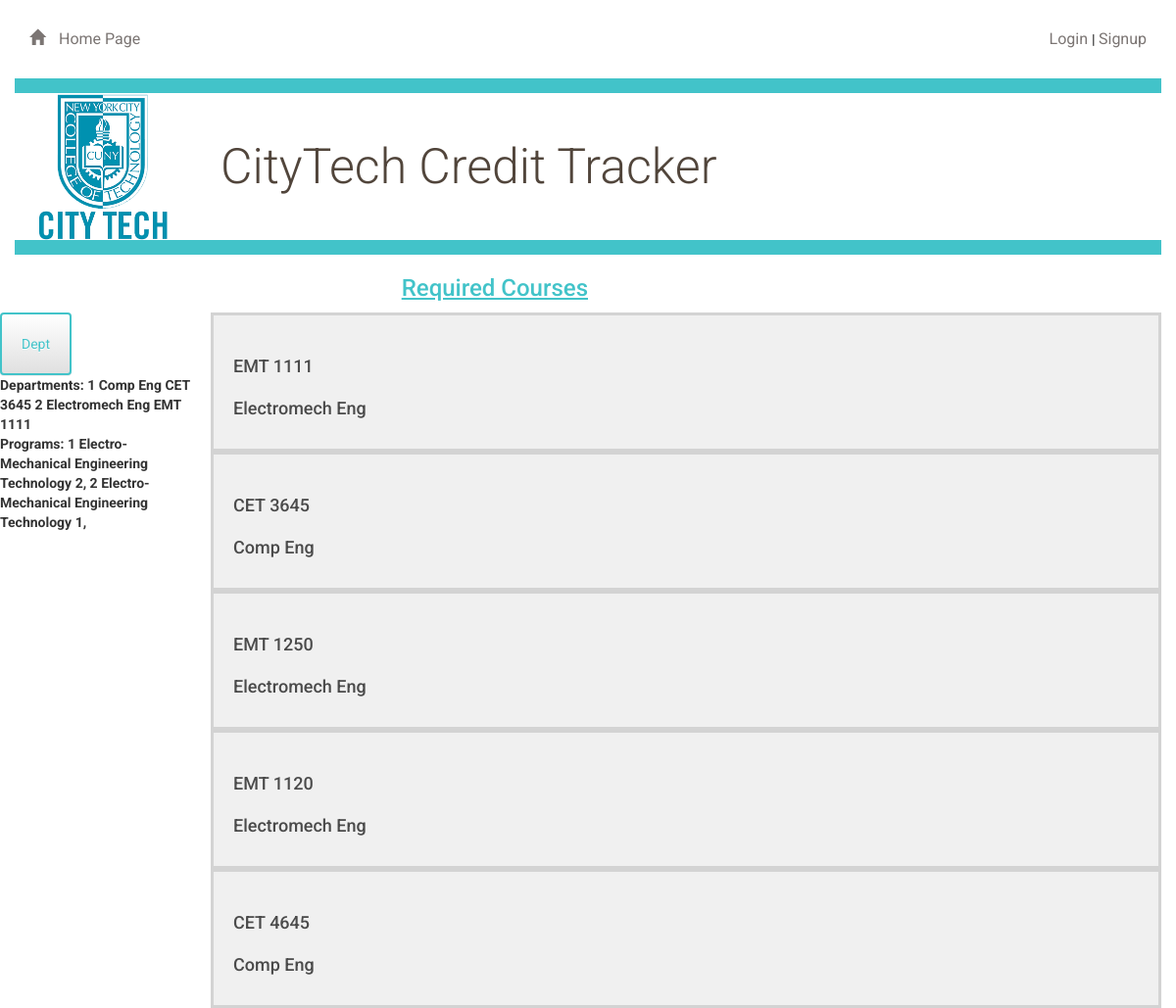
Page /dashboard/ on the earlier database version.
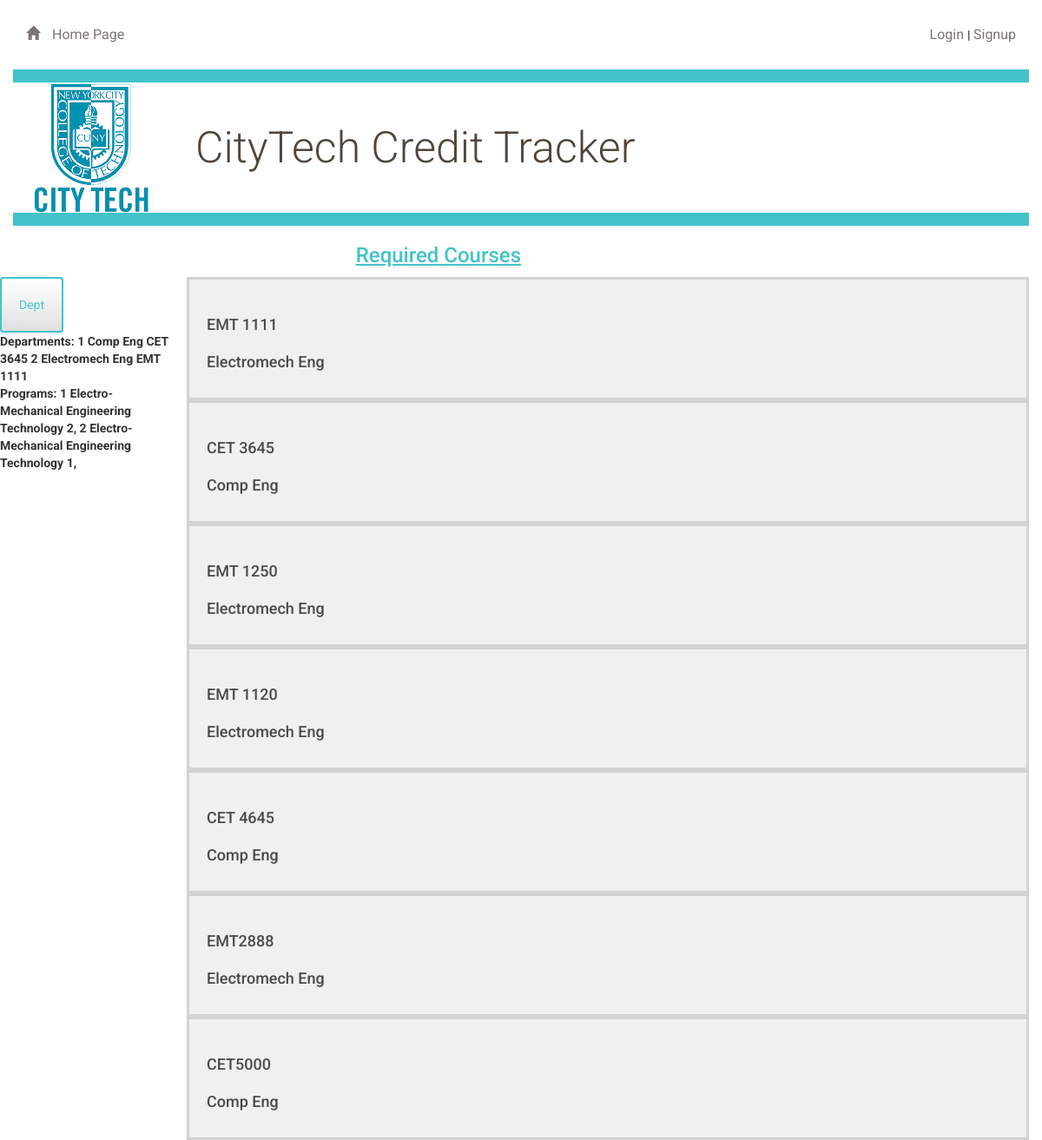
Same page on the later database version.
### app/models.py (models this page shows, shortened)
class Departments(UserMixin, db.Model):
    id = db.Column(db.Integer, primary_key=True)
    code = db.Column(db.String(8), nullable=False)
    name = db.Column(db.String(50), nullable=False)
    progs = db.relationship('Programs', backref='dept')
    course_depts = db.relationship('Courses', backref='dept')

class Courses(db.Model):
    id = db.Column(db.Integer, primary_key=True)
    parent_id = db.Column(db.Integer, db.ForeignKey('courses.id'))
    name = db.Column(db.String(50), nullable=False)
    code = db.Column(db.String(8), nullable=False)
    credits = db.Column(db.Integer, nullable=False)
    dept_id = db.Column(db.Integer, db.ForeignKey('departments.id'))
    progs_id = db.Column(db.Integer, db.ForeignKey('programs.id'))
    prereqs = db.relationship(
        'Courses', secondary=prereq,
        primaryjoin=(prereq.c.course_id == id),
        secondaryjoin=(prereq.c.prereq_id == id),
        backref=db.backref('prereq', lazy='dynamic'), lazy='dynamic')
    coreqs = db.relationship(
        'Courses', secondary=coreq,
        primaryjoin=(coreq.c.course_id == id),
        secondaryjoin=(coreq.c.coreq_id == id),
        backref=db.backref('coreq', lazy='dynamic'), lazy='dynamic')
    children = db.relationship("Courses",
                backref=db.backref('parent', remote_side=[id])
            )

class Programs(db.Model):
    id = db.Column(db.Integer, primary_key=True)
    code = db.Column(db.String(8), nullable=False)
    name = db.Column(db.String(50), nullable=False)
    degree = db.Column(db.String(50), nullable=False)
    dept_id = db.Column(db.Integer, db.ForeignKey('departments.id'))
    courses = db.relationship('Courses', backref='programs', lazy='dynamic')

### app/routes.py (the view)
@app.route('/')
@app.route('/dashboard/')
def creditDashboard():
    depts = Departments.query.all()
    progs = Courses.query.all()
    pros = Programs.query.all()
    return render_template('dashboard.html', depts = depts, courses = progs, pros = pros)

### app/templates/dashboard.html (shortened to what this page needs)
{% extends "base.html" %}
{% block content %}
{% include "header.html" %}
		<section> <h2>Required Courses</h2></section>
	</div>
<div>
		<div class="col-md-2 padding-none">
				<a href="{{ url_for('deptDashboard') }}">
					<button class="btn btn-default">
						  Dept
					</button>
				</a>
				<div>
				Departments:
				{% for dept in depts %}
					{{dept.id}}
					{{dept.name}}
					{{dept.course_depts[0].name}}
				 {%endfor%}
				 <div>
					 Programs:
					 {% for pro in pros %}
						{{pro.id}}
						{{pro.name}}
						{{pro.dept_id}},
					 {%endfor%}
					</div>
				</div>
			</div>
		<div class="col-md-10 ">
		{% for course in courses %}
			<a href = " {{ url_for('courseDashboard') }}">
					<div class="col-md-2"></div>
					<div class="movies-list">
							<h3>{{course.name}}</h3>
							<h3>{{course.dept.name}}</h3>
						</div>
			</a>
		{% endfor %}
		</div>
	</div>
{% endblock %}

### app/templates/base.html (shortened to what this page needs)
<!DOCTYPE html>
<html lang="en">
	<head>
		<link rel="stylesheet" href="http://maxcdn.bootstrapcdn.com/bootstrap/3.3.5/css/bootstrap.min.css">
		<link rel="stylesheet" href="https://maxcdn.bootstrapcdn.com/bootstrap/3.3.5/css/bootstrap-theme.min.css">
	  <link rel="stylesheet" href="https://cdnjs.cloudflare.com/ajax/libs/bootstrap-multiselect/0.9.13/css/bootstrap-multiselect.css">
		<link rel=stylesheet type=text/css href="{{ url_for('static', filename='styles.css') }}">
	</head>
	<body>
		<div class="container">
			{% block content %}
			{% endblock %}
	</body>
</html>

### app/templates/header.html (shortened to what this page needs)
<div class="row top-menu">
	<div class="col-md-6">
		<a href="{{url_for('creditDashboard')}}">
			<span class="glyphicon glyphicon-home" aria-hidden="true"></span> Home Page
		</a>
	</div>
	<div class="col-md-6">
		<div class="login">
			{% if current_user.is_anonymous %}
			<a href="{{url_for('login')}}" >
			   Login
			</a>
			|
			<a href="{{url_for('userSignup')}}" >
			   Signup
			</a>
			{% endif %}
		</div>
	</div>
</div>
<div>
	<div class="row divider blue">
		<div class="col-md-12"></div>
	</div>
	<div class="row banner main">
		<div class="col-md-2"><img src="/static/citytech_logo.png" alt="CityTech Logo" height='150px'></div>
		<div class="col-md-10">
			<h1>CityTech Credit Tracker</h1>
		</div>
	</div>
	<div class="row divider blue">
		<div class="col-md-12"></div>
	</div>
</div>

### app/static/styles.css (style rules this page uses)
* { font-family: "Helvetica Neue Bold", Roboto, Helvetica, Arial, sans-serif; font-weight: 700; }
h1 { font-family: "Helvetica Neue Light", Roboto, Helvetica, Arial, sans-serif; font-size: 50px; color: #51453B; line-height: 60px; font-weight: 300; }
h2 { font-size: 24px; color: #42C3C9; line-height: 29px; text-decoration: underline; }
h3 { font-size: 18px; color: #4A4A4A; line-height: 23px; }
a { font-size: 14px; color: #0093B9; line-height: 17px; }
section { float: right; margin: 0 1.5%; margin-right: 50%; }
.padding-none { padding: 0; }
.btn { padding: 20px; margin: 0; border-color: #42C3C9; border-width: 2px; color: #42C3C9; }
.glyphicon { margin-right: 10px; }
.top-menu { padding-top: 30px; padding-bottom: 30px; }
.top-menu a { margin-bottom: 0; line-height: 16px; font-size: 16px; color: #7B7573; font-weight: 400; }
.divider { height: 15px; }
.divider.blue { background-color: #42C3C9; }
.banner.main { height: 150px; background-position: right; background-repeat: no-repeat; background-size: cover; }
.banner h1 { margin: 45px 0; }
.login { position: relative; float: right; margin-right: 0; }
.movies-list { background-color: #F0F0F0; padding: 20px; border-style: solid; border-color: #D3D3D3; }

Differences in the rows shown:
added Courses: name "EMT2888", dept.name "Electromech Eng"
added Courses: name "CET5000", dept.name "Comp Eng"
